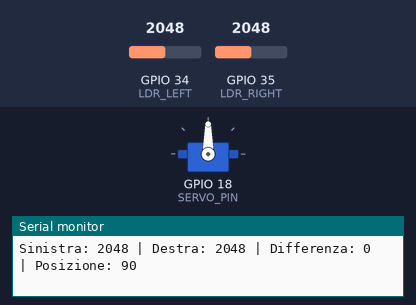
Bench run of a sketch on a simulated ESP32. Parts: servo, the last lines printed to the serial monitor. The test bench sets the inputs (shaded band); at power-on: GPIO 34 (LDR_LEFT) = 2048, GPIO 35 (LDR_RIGHT) = 2048 (analog values on the 0–4095 scale).

Above: at 1.2 s.
1.3 s: GPIO 34 (LDR_LEFT) set to 2216
2.8 s: GPIO 34 (LDR_LEFT) set to 2300
At 3.4 s:
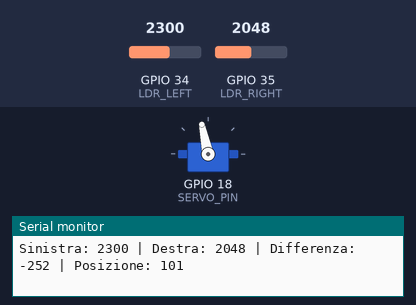
5.8 s: GPIO 34 (LDR_LEFT) set to 2047
At 5.8 s:
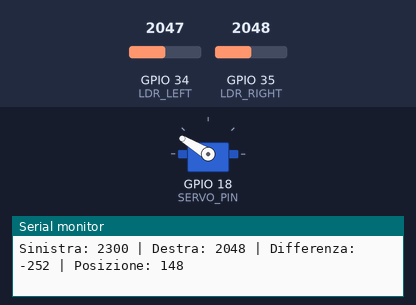
7.3 s: GPIO 35 (LDR_RIGHT) set to 1916
8.8 s: GPIO 35 (LDR_RIGHT) set to 1798
At 11.3 s:
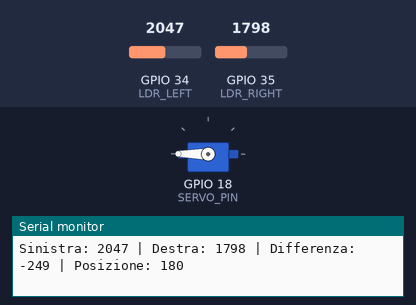
11.8 s: GPIO 35 (LDR_RIGHT) set to 2186
13.3 s: GPIO 35 (LDR_RIGHT) set to 2313
At 13.88 s:
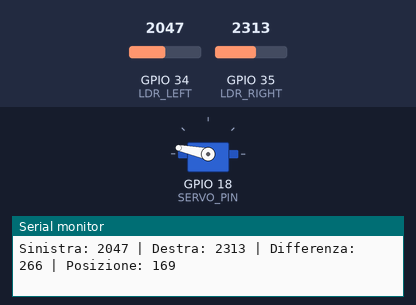
Timing chart, 0 to 19.9 s (numbered marks = the images above; inputs shaded):
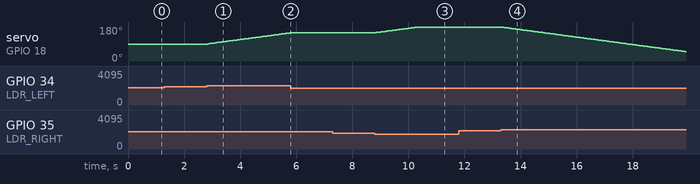

The sketch:

Servo_05_inseguimento_solare.ino
```cpp
#include <Arduino.h>

/**
 * \Servo_05_inseguimento_solare
 *
 * Sketch per un sistema di inseguimento solare con Arduino
 * Il servo ruota in base alla differenza di luce rilevata da due sensori LDR.
 *
 *
 * @author Filippo Bilardo
 * @version 1.0  20/03/25 - Versione iniziale
 */
#include <ESP32Servo.h>

const int SERVO_PIN = 18;    // Pin a cui è collegato il servo
const int LDR_LEFT = 34;    // Pin analogico per il sensore di luce sinistro
const int LDR_RIGHT = 35;   // Pin analogico per il sensore di luce destro
const int THRESHOLD = 200;   // Soglia di differenza per il movimento

Servo trackingServo;        // Crea un oggetto servo
int currentPosition = 90;   // Posizione iniziale del servo (centro)

bool ready = false;

void setup() {
  Serial.begin(115200);
  analogReadResolution(12);
  analogSetPinAttenuation(34, ADC_11db);
  analogSetPinAttenuation(35, ADC_11db);

  trackingServo.setPeriodHertz(50);
  trackingServo.attach(SERVO_PIN, 1000, 2000);
  ready = trackingServo.attached();
  if (!ready) { trackingServo.detach(); Serial.println("ERR SERVO"); return; }  // Collega il servo al pin specificato
  trackingServo.write(currentPosition);  // Imposta la posizione iniziale
}

void loop() {
  if (!ready) { delay(10); return; }
  // Legge i valori dei sensori di luce
  int leftLight = analogRead(LDR_LEFT);
  int rightLight = analogRead(LDR_RIGHT);

  // Calcola la differenza tra i due sensori
  int diff = rightLight - leftLight; // Modulo LDR: AO diminuisce aumentando la luce.

  Serial.print("Sinistra: ");
  Serial.print(leftLight);
  Serial.print(" | Destra: ");
  Serial.print(rightLight);
  Serial.print(" | Differenza: ");
  Serial.print(diff);
  Serial.print(" | Posizione: ");
  Serial.println(currentPosition);

  // Muove il servo in base alla differenza di luce
  if (abs(diff) > THRESHOLD) {  // Se la differenza supera la soglia
    if (diff > 0) {  // Se c'è più luce a sinistra
      currentPosition = constrain(currentPosition - 1, 0, 180);  // Muove verso sinistra
    } else {         // Se c'è più luce a destra
      currentPosition = constrain(currentPosition + 1, 0, 180);  // Muove verso destra
    }
    trackingServo.write(currentPosition);  // Aggiorna la posizione del servo
  }

  delay(50);  // Piccolo ritardo per stabilità
}
```

Measured:
- the behaviour switches between 2248 and 2249 on GPIO 34 (LDR_LEFT) (found by bisection; images 0 and 1)
- the behaviour switches between 1847 and 1846 on GPIO 35 (LDR_RIGHT) (found by bisection; images 2 and 3)
- the behaviour switches between 2247 and 2248 on GPIO 35 (LDR_RIGHT) (found by bisection; images 3 and 4)
- after the input at 2.8 s, servo on GPIO 18 (SERVO_PIN): moves from 90° to 149° over 2.9 s, starting at once
- after the input at 5.8 s, servo on GPIO 18 (SERVO_PIN): stays 149° (without the input it goes to 150° after 0.02 s)
- after the input at 8.8 s, servo on GPIO 18 (SERVO_PIN): moves from 149° to 180° over 1.5 s, starting at once
- after the input at 13.3 s, servo on GPIO 18 (SERVO_PIN): moves from 180° to 50° over 6.5 s, starting at once
